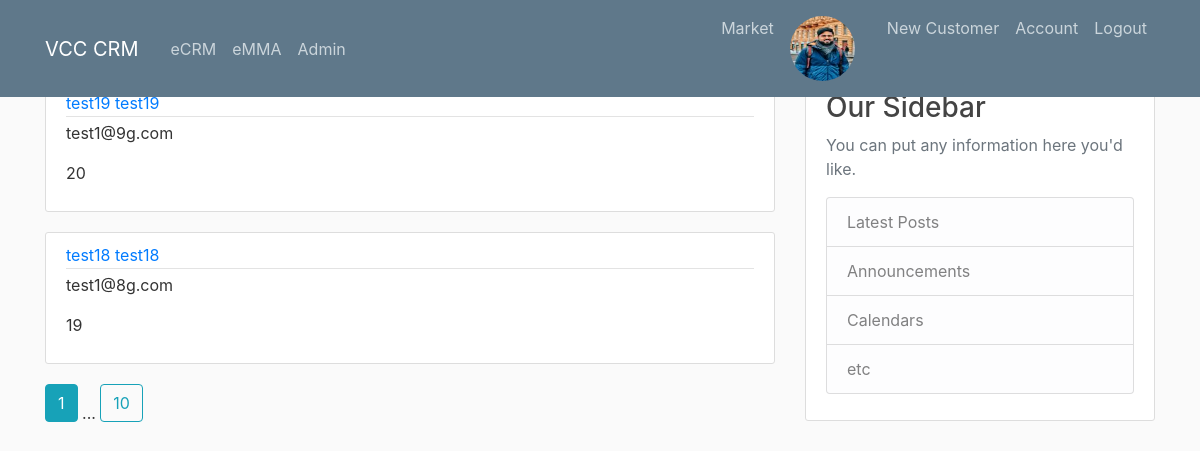
The page /home (signed in) on the database as committed earlier.
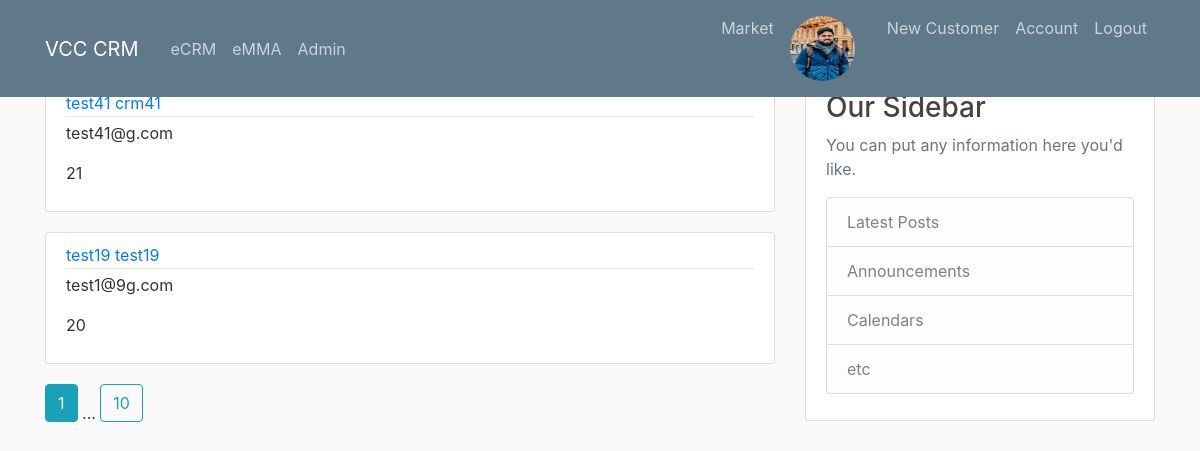
The same page on the database as committed later.
### CRM/models.py (models this page shows, shortened)
class User(db.Model, UserMixin):
    id = db.Column(db.Integer, primary_key= True)
    username = db.Column(db.String(20), unique=True, nullable = False)
    email = db.Column(db.String(120), unique=True, nullable=False)
    password = db.Column(db.String(100), nullable=False)
    image_file = db.Column(db.String(20), nullable=False, default='default.jpg')

class Customer(db.Model):
    cust_id = db.Column(db.Integer, primary_key= True)
    first_name = db.Column(db.String(20), unique=True, nullable =False)
    last_name = db.Column(db.String(20), unique=True, nullable=False)
    email = db.Column(db.String(120), unique=True, nullable=False)
    posts = db.relationship('Addresses', backref = 'customerdata', lazy= True)

### CRM/route.py (the view)
@app.route("/")
@app.route("/home")
def home():
    page = request.args.get('page', 1, type=int)
    customers_data=Customer.query.order_by(Customer.cust_id.desc()).paginate(page=page ,per_page=2)
    return render_template('Home.html', posts= customers_data)

### CRM/models.py (called while the page is built)
@login_manager.user_loader
def load_user(user_id):
    return User.query.get(int(user_id))

### CRM/Templates/Home.html
{% extends "layout.html" %}
{% block content%}
    {% for customer in posts.items %}
        <article class="media content-section">
          <div class="media-body">
            <div class="article-metadata">
               <a class="mr-2" href="{{ url_for('open_customer', cust_id=customer.cust_id) }}">{{ customer.first_name + ' ' + customer.last_name}}</a>
            </div>
            <p>{{ customer.email}}</p>
            <p>{{customer.cust_id }}</p>
          </div>
        </article>
    {% endfor %}
    {% for page_num in posts.iter_pages(left_edge=1, right_edge=1,left_current=1, right_current=1) %}
        {% if page_num %}
            {% if posts.page == page_num %}
                <a class="btn btn-info mb-4" href="{{url_for('home', page=page_num)}}">{{ page_num }}</a>
            {% else %}
                <a class="btn btn-outline-info mb-4" href="{{url_for('home', page=page_num)}}">{{ page_num }}</a>
            {% endif %}
        {% else %}
            ...
        {% endif%}
    {% endfor %}
{% endblock content %}

### CRM/Templates/layout.html (shortened to what this page needs)
<!DOCTYPE HTML>
<html>
<head>
    <link rel="stylesheet" href="https://stackpath.bootstrapcdn.com/bootstrap/4.3.1/css/bootstrap.min.css">
    <link rel="stylesheet" type="text/css" href="{{ url_for('static', filename='main.css') }}">
</head>
<body>
<header class="site-header">
      <nav class="navbar navbar-expand-md navbar-dark bg-steel fixed-top">
        <div class="container">
          <a class="navbar-brand mr-4" href="/">VCC CRM</a>
          <div class="collapse navbar-collapse" id="navbarToggle">
            <div class="navbar-nav mr-auto">
              <a class="nav-item nav-link" href="{{ url_for('home')}}">eCRM</a>
              <a class="nav-item nav-link" href="{{ url_for('home')}}">eMMA</a>
              <a class="nav-item nav-link" href="{{ url_for('home')}}">Admin</a>
            </div>
            <div class="navbar-nav">
              <a class="nav-item nav-link" href="{{ url_for('home')}}">Market</a>
              {% if current_user.is_authenticated %}
                <a class="nav-item nav-link" href="{{ url_for('account')}}"><img class="rounded-circle article-img" src=" {{ url_for('static',filename = 'profile_pics/' + current_user.image_file) }}"></img></a>
                <a class="nav-item nav-link" href="{{ url_for('new_customer')}}">New Customer</a>
                <a class="nav-item nav-link" href="{{ url_for('account')}}">Account</a>
                <a class="nav-item nav-link" href="{{ url_for('logout')}}">Logout</a>
              {% else %}
                <a class="nav-item nav-link" href="{{ url_for('login')}}">Login</a>
                <a class="nav-item nav-link" href="{{ url_for('register')}}">Register</a>
              {% endif %}
            </div>
          </div>
        </div>
      </nav>
    </header>
<main role="main" class="container">
 <div class="row">
    <div class="col-md-8">
        {% block content %}
        {% endblock %}
    </div>
     <div class="col-md-4">
          <div class="content-section">
            <h3>Our Sidebar</h3>
            <p class='text-muted'>You can put any information here you'd like.
              <ul class="list-group">
                <li class="list-group-item list-group-item-light">Latest Posts</li>
                <li class="list-group-item list-group-item-light">Announcements</li>
                <li class="list-group-item list-group-item-light">Calendars</li>
                <li class="list-group-item list-group-item-light">etc</li>
              </ul>
            </p>
          </div>
        </div>
      </div>
    </main>
</body></html>

### CRM/static/main.css (style rules this page uses)
body { background: #fafafa; color: #333333; margin-top: 5rem; }
h1, h2, h3, h4, h5, h6 { color: #444444; }
.bg-steel { background-color: #5f788a; }
.site-header .navbar-nav .nav-link { color: #cbd5db; }
.content-section { background: #ffffff; padding: 10px 20px; border: 1px solid #dddddd; border-radius: 3px; margin-bottom: 20px; }
.article-img { height: 65px; width: 65px; margin-right: 16px; }
.article-metadata { padding-bottom: 1px; margin-bottom: 4px; border-bottom: 1px solid #e3e3e3 }

Rows that differ between the two databases and show on the page:
no longer on this page (row unchanged): Customer: first_name+last_name "test18 test18", email "test1@8g.com", cust_id "19"
added Customer: first_name+last_name "test41 crm41", email "test41@g.com", cust_id "21"
